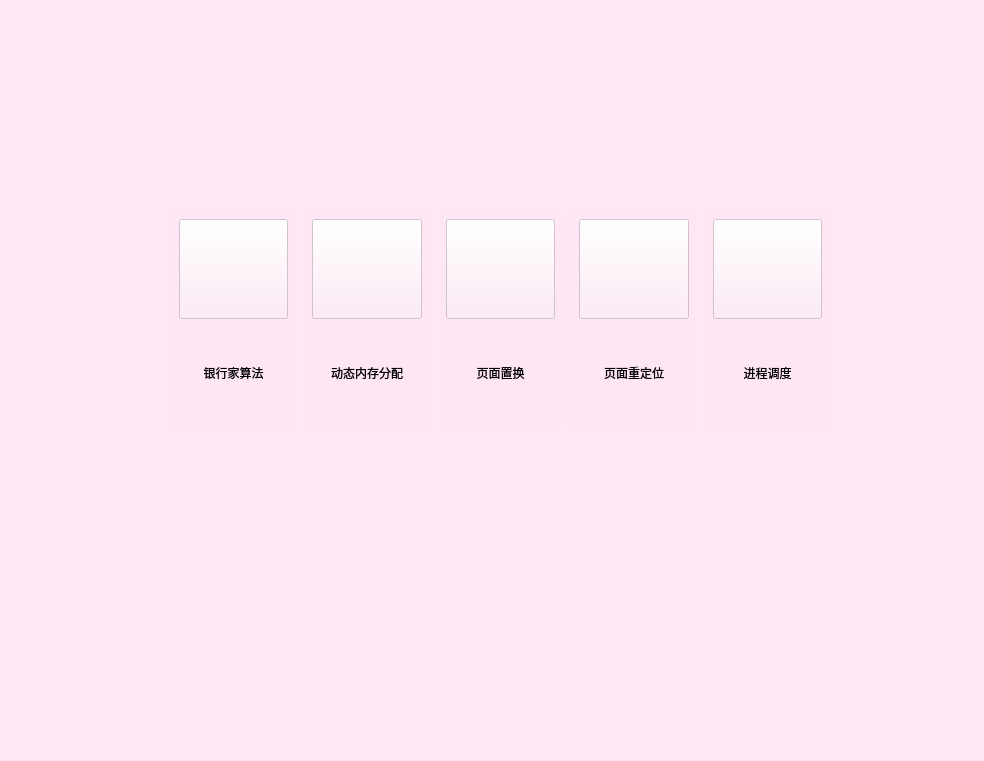
<?xml version="1.0" encoding="UTF-8"?>
<ui version="4.0">
 <class>MainWindow</class>
 <widget class="QMainWindow" name="MainWindow">
  <property name="geometry">
   <rect>
    <x>0</x>
    <y>0</y>
    <width>984</width>
    <height>761</height>
   </rect>
  </property>
  <property name="windowTitle">
   <string>MainWindow</string>
  </property>
  <property name="styleSheet">
   <string notr="true">
background-color: rgba(255, 230, 245, 155);</string>
  </property>
  <widget class="QWidget" name="centralwidget">
   <widget class="QWidget" name="widget_6" native="true">
    <property name="geometry">
     <rect>
      <x>170</x>
      <y>210</y>
      <width>661</width>
      <height>220</height>
     </rect>
    </property>
    <layout class="QHBoxLayout" name="horizontalLayout">
     <item>
      <widget class="QWidget" name="widget" native="true">
       <layout class="QVBoxLayout" name="verticalLayout" stretch="2,1">
        <item>
         <widget class="QPushButton" name="btn_banker">
          <property name="minimumSize">
           <size>
            <width>100</width>
            <height>100</height>
           </size>
          </property>
          <property name="text">
           <string/>
          </property>
          <property name="icon">
           <iconset>
            <normaloff>:/icon/yinhang.png</normaloff>
            <normalon>:/icon/yinhang.png</normalon>:/icon/yinhang.png</iconset>
          </property>
          <property name="iconSize">
           <size>
            <width>60</width>
            <height>60</height>
           </size>
          </property>
         </widget>
        </item>
        <item>
         <widget class="QLabel" name="label">
          <property name="text">
           <string>银行家算法</string>
          </property>
          <property name="alignment">
           <set>Qt::AlignCenter</set>
          </property>
         </widget>
        </item>
       </layout>
      </widget>
     </item>
     <item>
      <widget class="QWidget" name="widget_2" native="true">
       <layout class="QVBoxLayout" name="verticalLayout_2">
        <item>
         <widget class="QPushButton" name="btn_allocate">
          <property name="minimumSize">
           <size>
            <width>100</width>
            <height>100</height>
           </size>
          </property>
          <property name="text">
           <string/>
          </property>
          <property name="icon">
           <iconset>
            <normaloff>:/icon/fenpei.png</normaloff>:/icon/fenpei.png</iconset>
          </property>
          <property name="iconSize">
           <size>
            <width>60</width>
            <height>60</height>
           </size>
          </property>
         </widget>
        </item>
        <item>
         <widget class="QLabel" name="label_2">
          <property name="text">
           <string>动态内存分配</string>
          </property>
          <property name="alignment">
           <set>Qt::AlignCenter</set>
          </property>
         </widget>
        </item>
       </layout>
      </widget>
     </item>
     <item>
      <widget class="QWidget" name="widget_4" native="true">
       <layout class="QVBoxLayout" name="verticalLayout_4">
        <item>
         <widget class="QPushButton" name="pushButton">
          <property name="minimumSize">
           <size>
            <width>100</width>
            <height>100</height>
           </size>
          </property>
          <property name="text">
           <string/>
          </property>
          <property name="icon">
           <iconset>
            <normaloff>:/icon/zhihuan.png</normaloff>:/icon/zhihuan.png</iconset>
          </property>
          <property name="iconSize">
           <size>
            <width>50</width>
            <height>50</height>
           </size>
          </property>
         </widget>
        </item>
        <item>
         <widget class="QLabel" name="label_4">
          <property name="text">
           <string>页面置换</string>
          </property>
          <property name="alignment">
           <set>Qt::AlignCenter</set>
          </property>
         </widget>
        </item>
       </layout>
      </widget>
     </item>
     <item>
      <widget class="QWidget" name="widget_3" native="true">
       <layout class="QVBoxLayout" name="verticalLayout_3">
        <item>
         <widget class="QPushButton" name="btn_reset">
          <property name="minimumSize">
           <size>
            <width>100</width>
            <height>100</height>
           </size>
          </property>
          <property name="text">
           <string/>
          </property>
          <property name="icon">
           <iconset>
            <normaloff>:/icon/location.png</normaloff>:/icon/location.png</iconset>
          </property>
          <property name="iconSize">
           <size>
            <width>50</width>
            <height>50</height>
           </size>
          </property>
         </widget>
        </item>
        <item>
         <widget class="QLabel" name="label_3">
          <property name="text">
           <string>页面重定位</string>
          </property>
          <property name="alignment">
           <set>Qt::AlignCenter</set>
          </property>
         </widget>
        </item>
       </layout>
      </widget>
     </item>
     <item>
      <widget class="QWidget" name="widget_5" native="true">
       <layout class="QVBoxLayout" name="verticalLayout_5">
        <item>
         <widget class="QPushButton" name="pushButton_2">
          <property name="minimumSize">
           <size>
            <width>100</width>
            <height>100</height>
           </size>
          </property>
          <property name="text">
           <string/>
          </property>
          <property name="icon">
           <iconset>
            <normaloff>:/icon/jincheng.png</normaloff>:/icon/jincheng.png</iconset>
          </property>
          <property name="iconSize">
           <size>
            <width>50</width>
            <height>50</height>
           </size>
          </property>
         </widget>
        </item>
        <item>
         <widget class="QLabel" name="label_5">
          <property name="text">
           <string>进程调度</string>
          </property>
          <property name="alignment">
           <set>Qt::AlignCenter</set>
          </property>
         </widget>
        </item>
       </layout>
      </widget>
     </item>
    </layout>
   </widget>
  </widget>
 </widget>
 <resources/>
 <connections/>
</ui>
